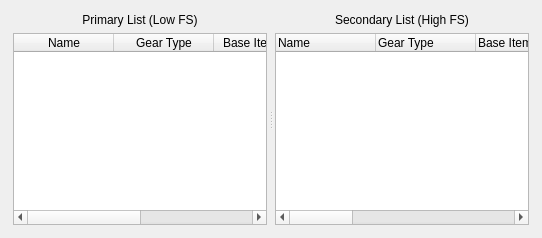
      <widget class="QWidget" name="tab_fs_equip">
       <attribute name="title">
        <string>FS Gear</string>
       </attribute>
       <layout class="QVBoxLayout" name="verticalLayout_13">
        <item>
         <widget class="QSplitter" name="splitter_3">
          <property name="orientation">
           <enum>Qt::Horizontal</enum>
          </property>
          <widget class="QWidget" name="widget" native="true">
           <layout class="QVBoxLayout" name="verticalLayout_2">
            <property name="leftMargin">
             <number>2</number>
            </property>
            <property name="topMargin">
             <number>2</number>
            </property>
            <property name="rightMargin">
             <number>2</number>
            </property>
            <property name="bottomMargin">
             <number>2</number>
            </property>
            <item>
             <widget class="QLabel" name="label_2">
              <property name="text">
               <string>Primary List (Low FS)</string>
              </property>
              <property name="alignment">
               <set>Qt::AlignCenter</set>
              </property>
             </widget>
            </item>
            <item>
             <widget class="TableFS" name="table_FS">
              <property name="alternatingRowColors">
               <bool>true</bool>
              </property>
              <property name="selectionMode">
               <enum>QAbstractItemView::ExtendedSelection</enum>
              </property>
              <attribute name="verticalHeaderVisible">
               <bool>false</bool>
              </attribute>
              <column>
               <property name="text">
                <string>Name</string>
               </property>
              </column>
              <column>
               <property name="text">
                <string>Gear Type</string>
               </property>
              </column>
              <column>
               <property name="text">
                <string>Base Item Cost</string>
               </property>
              </column>
              <column>
               <property name="text">
                <string>Target</string>
               </property>
              </column>
             </widget>
            </item>
           </layout>
          </widget>
          <widget class="QWidget" name="widget_2" native="true">
           <layout class="QVBoxLayout" name="verticalLayout_12">
            <property name="leftMargin">
             <number>2</number>
            </property>
            <property name="topMargin">
             <number>2</number>
            </property>
            <property name="rightMargin">
             <number>2</number>
            </property>
            <property name="bottomMargin">
             <number>2</number>
            </property>
            <item>
             <widget class="QLabel" name="label_3">
              <property name="text">
               <string>Secondary List (High FS)</string>
              </property>
              <property name="alignment">
               <set>Qt::AlignCenter</set>
              </property>
             </widget>
            </item>
            <item>
             <widget class="TableFSSecondary" name="treeFS_Secondary">
              <property name="sizePolicy">
               <sizepolicy hsizetype="Expanding" vsizetype="Expanding">
                <horstretch>0</horstretch>
                <verstretch>0</verstretch>
               </sizepolicy>
              </property>
              <property name="selectionMode">
               <enum>QAbstractItemView::ExtendedSelection</enum>
              </property>
              <column>
               <property name="text">
                <string>Name</string>
               </property>
              </column>
              <column>
               <property name="text">
                <string>Gear Type</string>
               </property>
              </column>
              <column>
               <property name="text">
                <string>Base Item Cost</string>
               </property>
              </column>
              <column>
               <property name="text">
                <string>Target</string>
               </property>
              </column>
              <column>
               <property name="text">
                <string>Range</string>
               </property>
              </column>
              <column>
               <property name="text">
                <string>Enhance Cost</string>
               </property>
              </column>
              <column>
               <property name="text">
                <string>Cost</string>
               </property>
              </column>
              <column>
               <property name="text">
                <string>Attempts</string>
               </property>
              </column>
              <column>
               <property name="text">
                <string>Attempts b4 Success</string>
               </property>
              </column>
             </widget>
            </item>
           </layout>
          </widget>
         </widget>
        </item>
       </layout>
      </widget>
